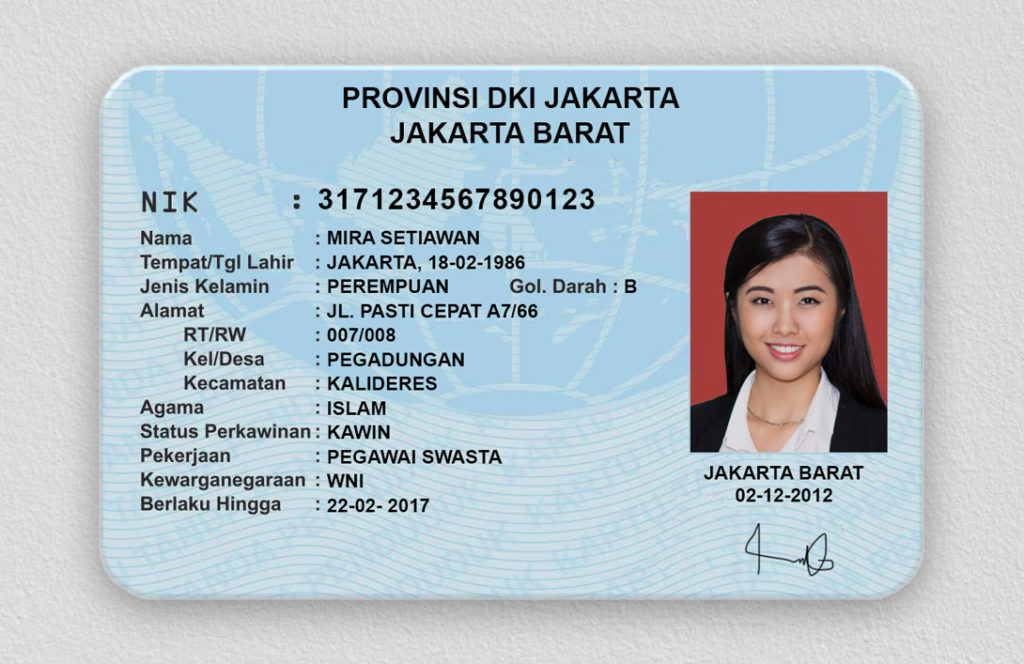
#> input picture Images/identity_card_example.b686f703-1024x664.jpg, 1024 x 664 px; its folder holds only this picture in this run
$ jupyter execute --allow-errors Experiment1.ipynb
#> lines starting #> are read from the running program, lines starting #| are printed output that depends on the picture; after the words box and inside, x2 and y2 are one past the last pixel; in counts of white or black regions, pixels touching at a corner belong together
[cell 1]
import os
import glob
import cv2
import numpy as np

imagesPath = "Images\\"

def nothing(x):
    pass

def main():
    for filename in glob.glob(imagesPath+"*.jpg"):
        img = cv2.imread(filename)
#> img is the input picture: shape (664, 1024, 3); mean B, G, R 202.3, 195, 183.3
        print(filename, img.shape)
#| Images/identity_card_example.b686f703-1024x664.jpg (664, 1024, 3)

        #############################
        scale = 0.5
        widthNew = int(img.shape[1] * scale)
#> widthNew = 512
        heightNew = int(img.shape[0] * scale)
#> heightNew = 332
        dim = (widthNew, heightNew)
#> dim = (512, 332)
        img = cv2.resize(img, dim)
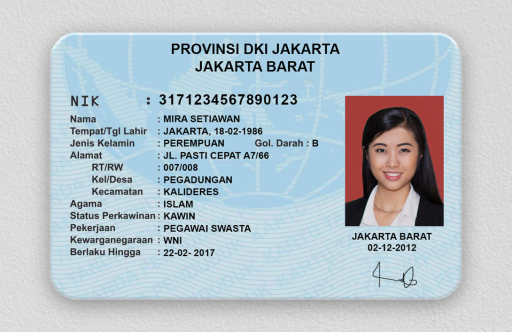
#> img: shape (332, 512, 3); mean B, G, R 202.4, 195.1, 183.4

        ###########################
        imgGray = cv2.cvtColor(img, cv2.COLOR_BGR2GRAY)
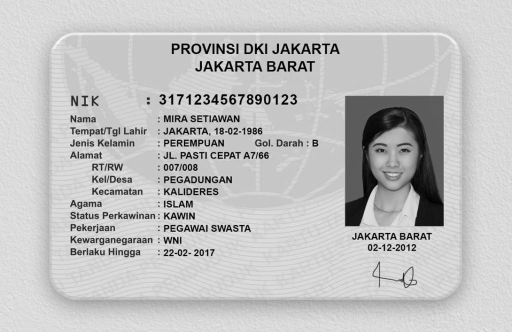
#> imgGray: shape (332, 512); min 0, max 247, mean 192.4
        cv2.imshow("gray_"+filename, imgGray)

        ##########################
        imgBlur = cv2.GaussianBlur(imgGray, (15,15), 3)
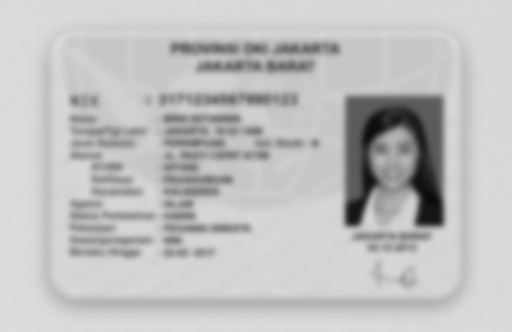
#> imgBlur: shape (332, 512); min 9, max 221, mean 192.4
        cv2.imshow("blur"+filename, imgBlur)

        ##########################
        #imgCanny = cv2.Canny(imgBlur, 22, 50)
        #cv2.imshow("canny"+filename, imgCanny)

        ##########################
        imgThresh = cv2.adaptiveThreshold(imgBlur, 255, cv2.ADAPTIVE_THRESH_GAUSSIAN_C, cv2.THRESH_BINARY_INV,35,1.5)
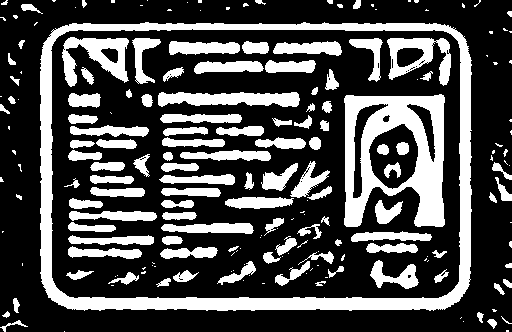
#> imgThresh: shape (332, 512); 29.9% white; 201 white regions (89 under 20 px)
        cv2.imshow("thresh_"+filename, imgThresh)

        ##########################
        imgContours = img.copy()
        contours, hierarchy = cv2.findContours(imgThresh, cv2.RETR_EXTERNAL,cv2.CHAIN_APPROX_SIMPLE)
#> contours = 78 contours, 60 with area under 20; largest, box (x1, y1, x2, y2) and area: (40, 22, 472, 311) 121432, (495, 177, 512, 201) 129, (492, 162, 512, 180) 90, (21, 4, 43, 14) 74, (13, 298, 20, 313) 51
        #print(contours)
        cv2.drawContours(imgContours, contours, -1, (0,0,255), 2)
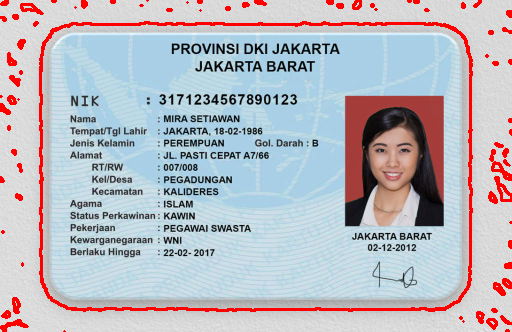
#> imgContours: shape (332, 512, 3); 4.54% of pixels changed, all inside (x1, y1, x2, y2) = (0, 0, 512, 332)
        cv2.imshow("contours_"+filename, imgContours)
        cv2.waitKey(0)

        #########################
        rectCon = []
        for i in contours:
            area = cv2.contourArea(i)

            if area > 500:
                print("area", area)
                peri = cv2.arcLength(i, True)
                approx = cv2.approxPolyDP(i, 0.02*peri, True)
                print(len(approx))
                if len(approx) == 4:
                    print(area)
                    #print(len(approx))
                    rectCon.append(i)
#> this loop made 78 passes
#> (area, peri, approx) on pass 49: (121432.5, 1476.1, [[43, 43], [58, 304], [467, 288], [455, 28]])
#> area on passes 4, 5, 8, 9, 11, 12: 46, 44, 32, 21, 51, 44
#| area 121432.5
#| 4
#| 121432.5
#> after the loop, rectCon = 1 contour; box (x1, y1, x2, y2) and area: (40, 22, 472, 311) 121432
        rectCon = sorted(rectCon, key=cv2.contourArea, reverse=True)

        #########################
        imgContours2 = img.copy()
        biggestContour = rectCon[0]
#> biggestContour = contour of 413 points, box (x1, y1, x2, y2) (40, 22, 472, 311), area 121432
        #print(rectCon[0])
        peri = cv2.arcLength(biggestContour, True)
        approx = cv2.approxPolyDP(biggestContour, 0.02*peri, True)
        print(approx)
#| [[[ 43  43]]
#|  [[ 58 304]]
#|  [[467 288]]
#|  [[455  28]]]
        print(approx[0][0])
#| [43 43]

        cv2.drawContours(imgContours2, approx, -1, (0,0,255), 8)
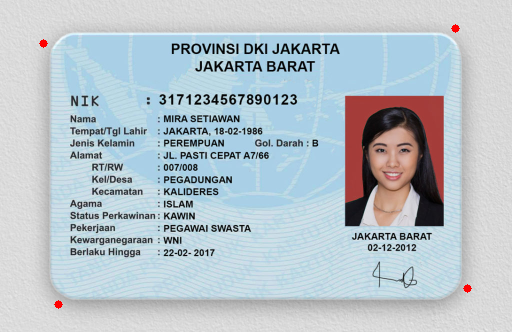
#> imgContours2: shape (332, 512, 3); 0.12% of pixels changed, all inside (x1, y1, x2, y2) = (39, 24, 472, 309)

        cv2.imshow("contours2_"+filename, imgContours2)

        ##################################################################
        points = findPositionCorner(approx)
#> in findPositionCorner, `myPoints = myPoints.reshape((4, 2))`: myPoints = [[43, 43], [58, 304], [467, 288], [455, 28]]
#> in findPositionCorner, `add = myPoints.sum(1)`: add = [86, 362, 755, 483]
#> in findPositionCorner, `diff = np.diff(myPoints, axis=1)`: diff = [0, 246, -179, -427]
#> points = [[43, 43], [455, 28], [58, 304], [467, 288]]
        widthKTP = 850
        heightKTP = 540
        print(points)
#| [[[ 43  43]]
#|  [[455  28]]
#|  [[ 58 304]]
#|  [[467 288]]]
        pts1 = np.float32(points)
#> pts1 = [[43, 43], [455, 28], [58, 304], [467, 288]]
        pts2 = np.float32([[0,0],[widthKTP,0],[0,heightKTP],[widthKTP,heightKTP]])
        print(pts1, pts2)
#| [[[ 43.  43.]]
#|  [[455.  28.]]
#|  [[ 58. 304.]]
#|  [[467. 288.]]] [[  0.   0.]
#|  [850.   0.]
#|  [  0. 540.]
#|  [850. 540.]]
        matrix = cv2.getPerspectiveTransform(pts1, pts2)
#> matrix = [[2.05, -0.118, -82.95], [0.0745, 2.05, -91.2], [-1.13e-05, -2.67e-05, 1]]
        imgWarpColored = cv2.warpPerspective(img, matrix, (widthKTP, heightKTP))
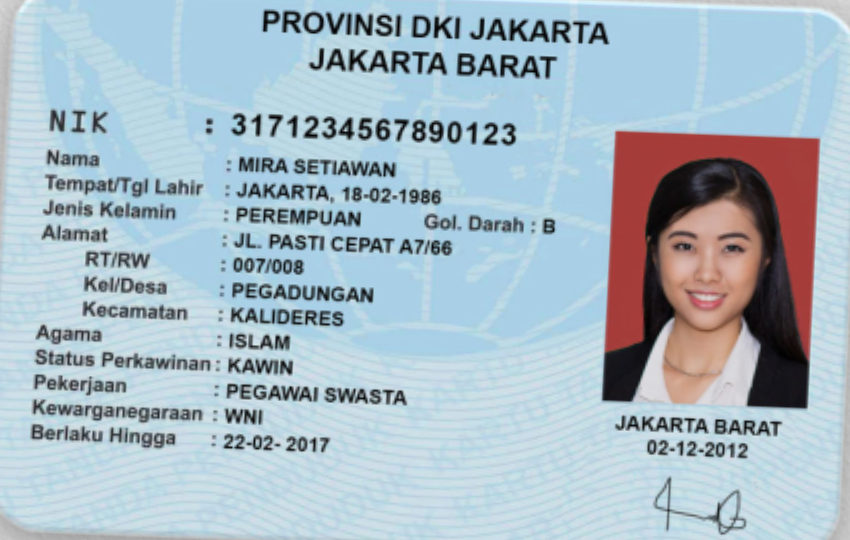
#> imgWarpColored: shape (540, 850, 3); mean B, G, R 196.6, 185.4, 167.7


        cv2.imshow("wrap_"+filename, imgWarpColored)
        cv2.waitKey(0)
        cv2.destroyAllWindows()

def findPositionCorner(myPoints):

    myPoints = myPoints.reshape((4, 2))
    myPointsNew = np.zeros((4, 1, 2), dtype=np.int32)
    add = myPoints.sum(1)

    myPointsNew[0] = myPoints[np.argmin(add)]
    myPointsNew[3] = myPoints[np.argmax(add)]
    diff = np.diff(myPoints, axis=1)
    myPointsNew[1] =myPoints[np.argmin(diff)]
    myPointsNew[2] = myPoints[np.argmax(diff)]

    return myPointsNew

if __name__ == '__main__':
    # Calling main() function
    main()
